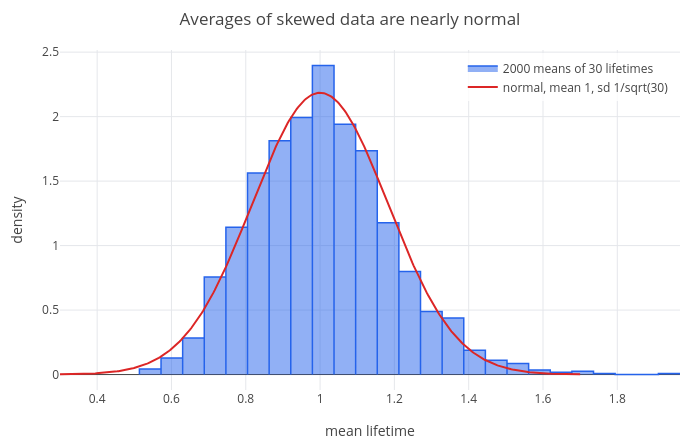

The notebook cell saved with this chart:
### Markdown cell above
Twelve flat distributions add up to a bell. (This was once a standard way for computers to make normal random
numbers.) The theorem works even for very skewed data. Lifetimes from the exponential distribution of lesson 4, with
mean 1 and standard deviation 1, are strongly skewed; their averages over 30 bulbs are not:

### Code cell
T = -log(rand(30, 2000));
mt = ones(1, 30)*T/30;
[eval(mean(mt)), eval(std(mt)), eval(1/sqrt(30))]
p = hist(mt, 25, "density");
p = show(p, plot(normpdf(x, 1, 1/sqrt(30)), x, 0.3, 1.7));
p = legend(p, "2000 means of 30 lifetimes", "normal, mean 1, sd 1/sqrt(30)");
labels(title(p, "Averages of skewed data are nearly normal"), "mean lifetime", "density")

### Figure 1 — Plotly figure (JSON) as saved in the notebook; plotly's stock layout.template omitted (floating-point values rounded to 4 significant figures; data arrays with more than 128 entries replaced by an {"elided": "..."} marker saying what was removed)
{"data": [{"fill": "toself", "line": {"color": "#2563eb", "width": 1.5}, "mode": "lines", "name": "2000 means of 30 lifetimes", "type": "scatter", "x": [0.5137, 0.5137, 0.5719, 0.5719, 0.5719, 0.6301, 0.6301, 0.6301, 0.6883, 0.6883, 0.6883, 0.7465, 0.7465, 0.7465, 0.8047, 0.8047, 0.8047, 0.8629, 0.8629, 0.8629, 0.9211, 0.9211, 0.9211, 0.9793, 0.9793, 0.9793, 1.038, 1.038, 1.038, 1.096, 1.096, 1.096, 1.154, 1.154, 1.154, 1.212, 1.212, 1.212, 1.27, 1.27, 1.27, 1.329, 1.329, 1.329, 1.387, 1.387, 1.387, 1.445, 1.445, 1.445, 1.503, 1.503, 1.503, 1.561, 1.561, 1.561, 1.62, 1.62, 1.62, 1.678, 1.678, 1.678, 1.736, 1.736, 1.736, 1.794, 1.794, 1.794, 1.852, 1.852, 1.852, 1.911, 1.911, 1.911, 1.969, 1.969, null], "y": [0, 0.04295, 0.04295, 0, 0.1289, 0.1289, 0, 0.2835, 0.2835, 0, 0.756, 0.756, 0, 1.143, 1.143, 0, 1.564, 1.564, 0, 1.813, 1.813, 0, 1.993, 1.993, 0, 2.397, 2.397, 0, 1.942, 1.942, 0, 1.735, 1.735, 0, 1.177, 1.177, 0, 0.7989, 0.7989, 0, 0.4897, 0.4897, 0, 0.4381, 0.4381, 0, 0.189, 0.189, 0, 0.1117, 0.1117, 0, 0.08591, 0.08591, 0, 0.03436, 0.03436, 0, 0.01718, 0.01718, 0, 0.02577, 0.02577, 0, 0.008591, 0.008591, 0, 0, 0, 0, 0, 0, 0, 0.008591, 0.008591, 0, null]}, {"line": {"color": "#dc2626", "width": 2}, "mode": "lines", "name": "normal, mean 1, sd 1/sqrt(30)", "type": "scatter", "x": {"elided": "402 float values"}, "y": {"elided": "402 float values"}}], "layout": {"height": 440, "legend": {"bgcolor": "rgba(255,255,255,0.8)", "x": 0.99, "xanchor": "right", "y": 0.99, "yanchor": "top"}, "margin": {"b": 50, "l": 60, "r": 20, "t": 50}, "showlegend": true, "title": {"text": "Averages of skewed data are nearly normal"}, "width": 700, "xaxis": {"title": {"text": "mean lifetime"}, "zeroline": true}, "yaxis": {"range": [-0.1198, 2.517], "title": {"text": "density"}, "zeroline": true}}}
